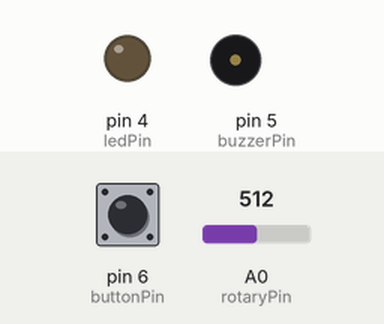
Bench run of a sketch on a simulated Arduino Uno, built with avr-gcc and run on an emulated ATmega328P. Shown: output pins drawn as LEDs (lit = HIGH), buzzer (waves = sounding). The inputs (shaded band) are chosen by the test bench; at power-on: pin 6 (buttonPin) LOW, A0 (rotaryPin) = 512.

Above: at 1.2 s.
1.3 s: pin 6 (buttonPin) pulled HIGH for 0.15 s
At 1.38 s:
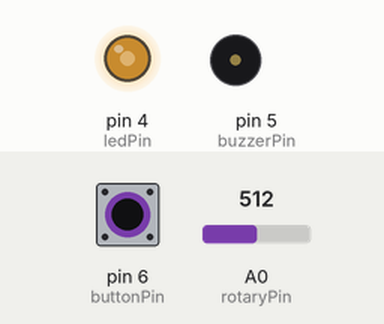
3.0 s: pin 6 (buttonPin) pulled HIGH for 1 s
At 4.9 s:
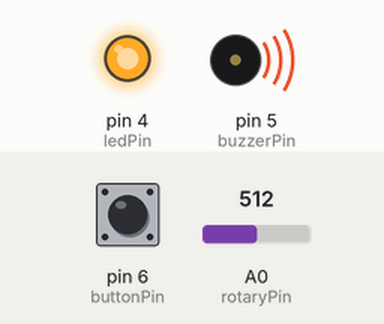
5.5 s: pin 6 (buttonPin) pulled HIGH for 3.2 s
Timing chart, 0 to 5.8 s (numbered marks = the images above; inputs shaded):
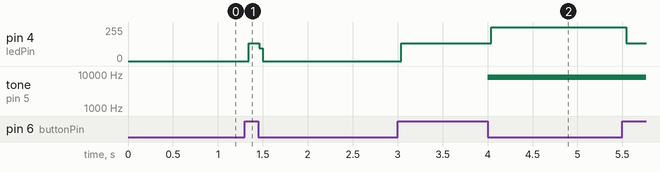

The sketch:

task5.ino
```cpp
const int buzzerPin = 5;
const int rotaryPin = A0;
const int buttonPin = 6;
const int ledPin = 4;

int rotaryValue, buttonState, buttonLastState = LOW;
bool buzzerEnabled = false;

void setup() {
  pinMode(buzzerPin, OUTPUT);
  pinMode(buttonPin, INPUT);
  pinMode(ledPin, OUTPUT);
}

void loop() {
  rotaryValue = analogRead(rotaryPin);
  int frequency = map(rotaryValue, 0, 1023, 16000, 20);

  buttonState = digitalRead(buttonPin);

  if (buttonState == HIGH && buttonLastState == LOW) {
    buzzerEnabled = !buzzerEnabled;
  }

  if (buzzerEnabled) {
    digitalWrite(ledPin, HIGH);
    tone(buzzerPin, frequency);
  }
  else {
    digitalWrite(ledPin, LOW);
    noTone(buzzerPin);
  }
}
```

Measured:
- after the input at 1.3 s, pin 4 (ledPin): 0/255 → 132/255 at once, → 0/255 0.12 s later
- after the input at 3.0 s, pin 4 (ledPin): 0/255 → 132/255 at once, → 255/255 1.0 s later; tone on pin 5 (buzzerPin): silent → 8003 Hz after 1.0 s
